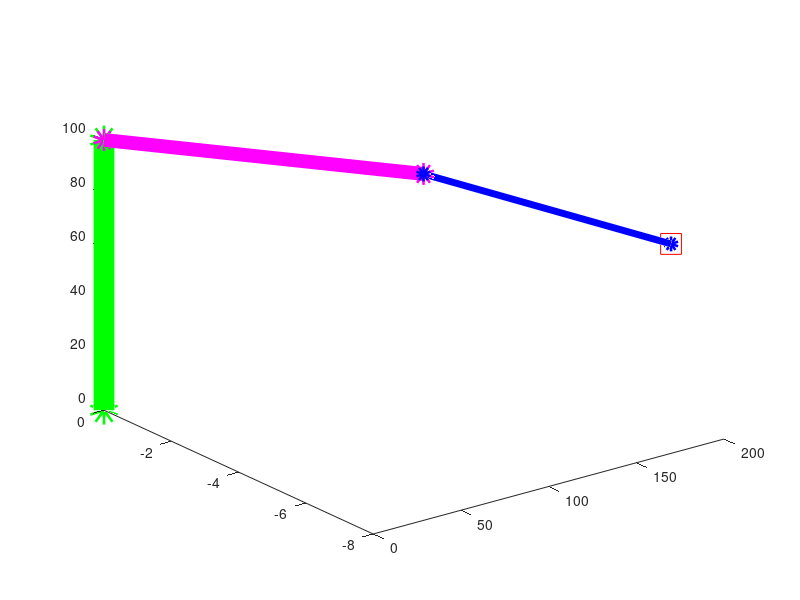

Recreate this plot in MATLAB. (Note: this script raises an error after producing the figure.)
%
%  Robot Arm with PID controller simulation.
% 
 
L1 = 100; L2 = 100; L3 = 80;        % Length of arms
delta=0.1;      % Time duration
period = 70 ;     % Time Length
I1=1; c1=1;  I2 = 1; c2 = 1;  I3 = 1; c3 = 1;       % wheel motor parameters 
 
Zc = 0.001;       % We set a PID zero as Zc.
kd1 = 1 ;  kp1 = kd1 * (c1 / I1 + Zc);  ki1 = kd1 * c1 * Zc / I1;     % PID parameters for L1.   
kd2 = 1 ;  kp2 = kd2 * (c2 / I2 + Zc);  ki2 = kd2 * c2 * Zc / I2;     % PID parameters for L2.
kd3 = 1 ;  kp3 = kd3 * (c3 / I3 + Zc);  ki3 = kd3 * c3 * Zc / I3;     % PID parameters for L3. 
 
%Z1 = 10;  Z2 = 50; 
%kd1 = 40 ;  kp1 = kd1 * (Z1+Z2);  ki1 = kd1 * Z1*Z2;     % PID parameters for L1.   
%kd2 = 40 ;  kp2 = kd2 * (Z1+Z2);  ki2 = kd2 * Z1*Z2;     % PID parameters for L2.
%kd3 = 40 ;  kp3 = kd3 * (Z1+Z2);  ki3 = kd3 * Z1*Z2;     % PID parameters for L3.
 
%kd1 = 1; kp1 = 1.001; ki1 = 0.001;
%kd2 = 1; kp2 = 1.001; ki2 = 0.001;
%kd3 = 1; kp3 = 1.001; ki3 = 0.001;
 
for k=1:10,         % Give the initial position of Objects.
    ObX(k) =rand*200-100; ObY(k)=rand*200 - 100;
    ObZ(k)=5;
end       
 
for i=1:10,     % Calculate the desired value of theta of the objects.
    xd = ObX(i); yd = ObY(i); zd = ObZ(i);
    d = sqrt(xd^2+yd^2+(zd-L1)^2);
    D = (d^2-L2^2-L3^2)/(2*L2*L3);
    E = (L2^2+d^2-L3^2)/(2*L2*d);
    beta = atan2(sqrt(1-E^2),E);
    alpha = atan2(zd-L1,sqrt(xd^2+yd^2));
    Obth3(i) = atan2(-sqrt(1-D^2),D);
    Obth2(i) = alpha+beta;
    Obth1(i) = atan2(yd,xd);
end
 
for i=1:10,     % Calculate the desired value of theta of the stack.
    xd = 100; yd = 0; zd = 10*i - 5;
    d = sqrt(xd^2+yd^2+(zd-L1)^2);
    D = (d^2-L2^2-L3^2)/(2*L2*L3);
    E = (L2^2+d^2-L3^2)/(2*L2*d);
    beta = atan2(sqrt(1-E^2),E);
    alpha = atan2(zd-L1,sqrt(xd^2+yd^2));
    Stth3(i) = atan2(-sqrt(1-D^2),D);
    Stth2(i) = alpha+beta;
    Stth1(i) = atan2(yd,xd);
end
 
for i=1:10,     % Calculate the desired value of theta of the midway, which goes from object to stack.
    xd = (ObX(i)+100)/2; yd = ObY(i)/2; zd = 120;
    d = sqrt(xd^2+yd^2+(zd-L1)^2);
    D = (d^2-L2^2-L3^2)/(2*L2*L3);
    E = (L2^2+d^2-L3^2)/(2*L2*d);
    beta = atan2(sqrt(1-E^2),E);
    alpha = atan2(zd-L1,sqrt(xd^2+yd^2));
    MdOth3(i) = atan2(-sqrt(1-D^2),D);
    MdOth2(i) = alpha+beta;
    MdOth1(i) = atan2(yd,xd);
end
 
for i=1:10,     % Calculate the desired value of theta of the midway, which goes from stack to object.
    if(i ==10)  xd = 50; yd = 50; zd = 120;     % Final position.
    else  xd = (ObX(i+1)+100)/2; yd = ObY(i+1)/2; zd = 120;
    end
    d = sqrt(xd^2+yd^2+(zd-L1)^2);
    D = (d^2-L2^2-L3^2)/(2*L2*L3);
    E = (L2^2+d^2-L3^2)/(2*L2*d);
    beta = atan2(sqrt(1-E^2),E);
    alpha = atan2(zd-L1,sqrt(xd^2+yd^2));
    MdSth3(i) = atan2(-sqrt(1-D^2),D);
    MdSth2(i) = alpha+beta;
    MdSth1(i) = atan2(yd,xd);
end
 
    m1(1)=0;  m1(2)=0;      % initial setting for motor's angle
    m2(1)=0;  m2(2)=0;
    m3(1)=0;  m3(2)=0;
    m1prev = 0; m2prev = 0; m3prev = 0;
 
for i=1:10,     % i denotes the object's number.
    r1 = Obth1(i) * ones(1,period);     % reference input is step function
    r2 = Obth2(i) * ones(1,period);     % reference input is step function
    r3 = Obth3(i) * ones(1,period);     % reference input is step function
 
    e1(1)=0; e1(2)=0;       % Set the initial error
    e2(1)=0; e2(2)=0;       % Set the initial error
    e3(1)=0; e3(2)=0;       % Set the initial error
    
    t1(1)=0;  t1(2)=0;     % initial setting for torque
    t2(1)=0;  t2(2)=0;
    t3(1)=0;  t3(2)=0;
 
    m1(1)=m1prev;  m1(2)=m1prev;        % initial motor's angle position
    m2(1)=m2prev;  m2(2)=m2prev;
    m3(1)=m3prev;  m3(2)=m3prev;
 
    for n=3:period,         % Robot move toward object to pick it up.
        e1(n) = r1(n)-m1(n-1);
        t1(n)=t1(n-1)+kp1*(e1(n)-e1(n-1))+ki1*e1(n)*delta+kd1*(e1(n)-2*e1(n-1)+e1(n-2))/ delta; 
        m1(n)=( (2*I1+c1*delta)*m1(n-1) - I1*m1(n-2) + delta^2*t1(n) ) / ( I1 + c1*delta);       % Calculate motor1's angle position
        
        e2(n) = r2(n)-m2(n-1);
        t2(n)=t2(n-1)+kp2*(e2(n)-e2(n-1))+ki2*e2(n)*delta+kd2*(e2(n)-2*e2(n-1)+e2(n-2))/ delta; 
        m2(n)=( (2*I2+c2*delta)*m2(n-1) - I2*m2(n-2) + delta^2*t2(n) ) / ( I2 + c2*delta);       % Calculate motor2's angle position
        
        e3(n) = r3(n)-m3(n-1);
        t3(n)=t3(n-1)+kp3*(e3(n)-e3(n-1))+ki3*e3(n)*delta+kd3*(e3(n)-2*e3(n-1)+e3(n-2))/ delta; 
        m3(n)=( (2*I3+c3*delta)*m3(n-1) - I3*m3(n-2) + delta^2*t3(n) ) / ( I3 + c3*delta);       % Calculate motor3's angle position
 
        Lx3=cos(m1(n))*(L2*cos(m2(n))+L3*cos(m2(n)+m3(n)));     % Forward kinematics for drawing L3 arm.
        Ly3=sin(m1(n))*(L2*cos(m2(n))+L3*cos(m2(n)+m3(n)));
        Lz3=L1+L2*sin(m2(n))+L3*sin(m2(n)+m3(n)); 
        
        Lx2=cos(m1(n))*L2*cos(m2(n));       % Forward kinematics for drawing L2 arm.
        Ly2=sin(m1(n))*L2*cos(m2(n)); 
        Lz2=L1+L2*sin(m2(n)); 
    
        Lx1=0; Ly1=0; Lz1=L1;       % Forward kinematics for drawing L1 arm.
        Lx0=0; Ly0=0; Lz0=0;        % base position (0,0,0)
%%%%%%%%%%%%%%%%%%%%%%%%%%%%%%%%%%%% FIgure(4)%%%%%%%%%%%%%%%%%%%%%%%%%%%%%
        figure(4);
        plot3([Lx0 Lx1], [Ly0 Ly1], [Lz0 Lz1], 'go-', 'LineWidth', 15);     % Draw L1 arm.
        hold on
        plot3([Lx1 Lx2], [Ly1 Ly2], [Lz1 Lz2], 'mo-', 'LineWidth', 10);     % Draw L2 arm.
        plot3([Lx2 Lx3], [Ly2 Ly3], [Lz2 Lz3], 'bo-','LineWidth', 5);       % Draw L3 arm.
        plot3(Lx3,Ly3,Lz3, 'rs-', 'MarkerSize', 15);    % Draw the robot's hand.
        for k=1:10, drawObject(ObX(k),ObY(k),ObZ(k)-5); end       % draw 10 cylindrical objects   
        xlabel('X'); ylabel('Y'); zlabel('Z');
        axis([-200 200 -200 200 -10 200])
        view(30,30);
        grid on
        pause(0.01); % pause makes small delay for the next drawing  
        hold off
%%%%%%%%%%%%%%%%%%%%%%%%%%%%%%%%%%%%%%%%%%%%%%%%%%%%%%%%%%%%%%%%%%%%%%%%%%%
 
%%%%%%%%%%%%%%%%%%%%%%%%%%%%%%%%%%%% FIgure(2)%%%%%%%%%%%%%%%%%%%%%%%%%%%%%
%        figure(2); hold on;     % Draw end effector's trajectories in the 3-dimensional space.
%        plot3(Lx3,Ly3,Lz3, 'rs-', 'MarkerSize', 15);    % Draw the robot's hand.
%        view(30,30);
%        hold off;
%%%%%%%%%%%%%%%%%%%%%%%%%%%%%%%%%%%%%%%%%%%%%%%%%%%%%%%%%%%%%%%%%
    end
    
        m1prev = m1(n);  m2prev = m2(n);  m3prev = m3(n);
 
%%%%%%%%%%%%%%%% Figure(1)  Draw the graph of transient angular position in time course. %%%%%%%%%%%%%%%%%%%%%%%%  
%    figure(1);
%    plot((1:period)*delta - delta, r1);     % Plot the transient response graphs for angular position.
%    hold on
%    plot((1:period)*delta - delta, m1);
%    plot((1:period)*delta - delta, r2);
%    plot((1:period)*delta - delta, m2);
%    plot((1:period)*delta - delta, r3);
%    plot((1:period)*delta - delta, m3);
%    hold off
%    pause;
%%%%%%%%%%%%%%%%%%%%%%%%%%%%%%%%%%%%%%%%%%%%%%%%%%%%%%%%%%%%%%%%%%%%%%%%%%%%%%%%%%%%%%%%%%%%%%%%%%%%%            
        
    r1 = MdOth1(i) * ones(1,period);        % reference input is step function
    r2 = MdOth2(i) * ones(1,period);        % reference input is step function
    r3 = MdOth3(i) * ones(1,period);        % reference input is step function
    
    e1(1)=0; e1(2)=0;       % Set the initial error
    e2(1)=0; e2(2)=0;       % Set the initial error
    e3(1)=0; e3(2)=0;       % Set the initial error
    
    t1(1)=0;  t1(2)=0;     % initial setting for torque
    t2(1)=0;  t2(2)=0;
    t3(1)=0;  t3(2)=0;
 
    m1(1)=m1prev;  m1(2)=m1prev;        % initial motor's angle position
    m2(1)=m2prev;  m2(2)=m2prev;
    m3(1)=m3prev;  m3(2)=m3prev;    
    
    for n=3:period,         % Robot moves toward midway from obejct to stack.
        e1(n) = r1(n)-m1(n-1);
        t1(n)=t1(n-1)+kp1*(e1(n)-e1(n-1))+ki1*e1(n)*delta+kd1*(e1(n)-2*e1(n-1)+e1(n-2))/ delta; 
        m1(n)=( (2*I1+c1*delta)*m1(n-1) - I1*m1(n-2) + delta^2*t1(n) ) / ( I1 + c1*delta);       % Calculate motor1's angle position
        
        e2(n) = r2(n)-m2(n-1);
        t2(n)=t2(n-1)+kp2*(e2(n)-e2(n-1))+ki2*e2(n)*delta+kd2*(e2(n)-2*e2(n-1)+e2(n-2))/ delta; 
        m2(n)=( (2*I2+c2*delta)*m2(n-1) - I2*m2(n-2) + delta^2*t2(n) ) / ( I2 + c2*delta);       % Calculate motor2's angle position
        
        e3(n) = r3(n)-m3(n-1);
        t3(n)=t3(n-1)+kp3*(e3(n)-e3(n-1))+ki3*e3(n)*delta+kd3*(e3(n)-2*e3(n-1)+e3(n-2))/ delta; 
        m3(n)=( (2*I3+c3*delta)*m3(n-1) - I3*m3(n-2) + delta^2*t3(n) ) / ( I3 + c3*delta);       % Calculate motor3's angle position
 
        Lx3=cos(m1(n))*(L2*cos(m2(n))+L3*cos(m2(n)+m3(n)));     % Forward kinematics for drawing L3 arm.
        Ly3=sin(m1(n))*(L2*cos(m2(n))+L3*cos(m2(n)+m3(n)));
        Lz3=L1+L2*sin(m2(n))+L3*sin(m2(n)+m3(n)); 
        
        Lx2=cos(m1(n))*L2*cos(m2(n));       % Forward kinematics for drawing L2 arm.
        Ly2=sin(m1(n))*L2*cos(m2(n)); 
        Lz2=L1+L2*sin(m2(n)); 
    
        Lx1=0; Ly1=0; Lz1=L1;       % Forward kinematics for drawing L1 arm.
        Lx0=0; Ly0=0; Lz0=0;        % base position (0,0,0)
        
        ObX(i) = Lx3;  ObY(i) = Ly3;  ObZ(i) = Lz3;
 
%%%%%%%%%%%%%%%%%%%%%%%%%%%%%%%%%%%% FIgure(4)%%%%%%%%%%%%%%%%%%%%%
        figure(4);
        plot3([Lx0 Lx1], [Ly0 Ly1], [Lz0 Lz1], 'go-', 'LineWidth', 15);     % Draw L1 arm.
        hold on
        plot3([Lx1 Lx2], [Ly1 Ly2], [Lz1 Lz2], 'mo-', 'LineWidth', 10);     % Draw L2 arm.
        plot3([Lx2 Lx3], [Ly2 Ly3], [Lz2 Lz3], 'bo-','LineWidth', 5);       % Draw L3 arm.
        plot3(Lx3,Ly3,Lz3, 'rs-','MarkerSize', 15);    % Draw the robot's hand.
        for k=1:10, drawObject(ObX(k),ObY(k),ObZ(k)-5); end       % draw 10 cylindrical objects   
        xlabel('X'); ylabel('Y'); zlabel('Z');
        axis([-200 200 -200 200 -10 200])
        view(30,30);
        grid on
        pause(0.01); % pause makes small delay for the next drawing  
        hold off
%%%%%%%%%%%%%%%%%%%%%%%%%%%%%%%%%%%%%%%%%%%%%%%%%%%%%%%       
 
%%%%%%%%%%%%%%%%%%%%%%%%%%%%%%%%%%%% FIgure(2)%%%%%%%%%%%%%%%%%%%%%
%        figure(2); hold on;     % Draw end effector's trajectories in the 3-dimensional space.
%        plot3(Lx3,Ly3,Lz3, 'rs-', 'MarkerSize', 15);    % Draw the robot's hand.
%        view(30,30);
%        hold off;
%%%%%%%%%%%%%%%%%%%%%%%%%%%%%%%%%%%%%%%%%%%%%%%%%%%%%%%%%        
    end
    
    m1prev = m1(n);  m2prev = m2(n);  m3prev = m3(n);
 
%%%%%%%%%%%%%%%% Figure(1)   Draw the graph of transient angular position in time course. %%%%%%%%%%%%%%%%%%%%%%%%  
%    figure(1);
%    plot((1:period)*delta - delta, r1);     % Plot the transient response graphs for angular position.
%    hold on
%    plot((1:period)*delta - delta, m1);
%    plot((1:period)*delta - delta, r2);
%    plot((1:period)*delta - delta, m2);
%    plot((1:period)*delta - delta, r3);
%    plot((1:period)*delta - delta, m3);
%    hold off
%    pause;
%%%%%%%%%%%%%%%%%%%%%%%%%%%%%%%%%%%%%%%%%%%%%%%%%%%%%%%%%%%%%%%%%%%%%%%%%%%%%%%%%%%%%%%%%%%%%%%%%%%%%        
    
    r1 = Stth1(i) * ones(1,period);     % reference input is step function
    r2 = Stth2(i) * ones(1,period);     % reference input is step function
    r3 = Stth3(i) * ones(1,period);     % reference input is step function
    
    e1(1)=0; e1(2)=0;       % Set the initial error
    e2(1)=0; e2(2)=0;       % Set the initial error
    e3(1)=0; e3(2)=0;       % Set the initial error
    
    t1(1)=0;  t1(2)=0;     % initial setting for torque
    t2(1)=0;  t2(2)=0;
    t3(1)=0;  t3(2)=0;
 
    m1(1)=m1prev;  m1(2)=m1prev;        % initial motor's angle position
    m2(1)=m2prev;  m2(2)=m2prev;
    m3(1)=m3prev;  m3(2)=m3prev;    
    
    for n=3:period,         % Robot move toward stack to pile the objects.
        e1(n) = r1(n)-m1(n-1);
        t1(n)=t1(n-1)+kp1*(e1(n)-e1(n-1))+ki1*e1(n)*delta+kd1*(e1(n)-2*e1(n-1)+e1(n-2))/ delta; 
        m1(n)=( (2*I1+c1*delta)*m1(n-1) - I1*m1(n-2) + delta^2*t1(n) ) / ( I1 + c1*delta);       % Calculate motor1's angle position
        
        e2(n) = r2(n)-m2(n-1);
        t2(n)=t2(n-1)+kp2*(e2(n)-e2(n-1))+ki2*e2(n)*delta+kd2*(e2(n)-2*e2(n-1)+e2(n-2))/ delta; 
        m2(n)=( (2*I2+c2*delta)*m2(n-1) - I2*m2(n-2) + delta^2*t2(n) ) / ( I2 + c2*delta);       % Calculate motor2's angle position
        
        e3(n) = r3(n)-m3(n-1);
        t3(n)=t3(n-1)+kp3*(e3(n)-e3(n-1))+ki3*e3(n)*delta+kd3*(e3(n)-2*e3(n-1)+e3(n-2))/ delta; 
        m3(n)=( (2*I3+c3*delta)*m3(n-1) - I3*m3(n-2) + delta^2*t3(n) ) / ( I3 + c3*delta);       % Calculate motor3's angle position
 
        Lx3=cos(m1(n))*(L2*cos(m2(n))+L3*cos(m2(n)+m3(n)));     % Forward kinematics for drawing L3 arm.
        Ly3=sin(m1(n))*(L2*cos(m2(n))+L3*cos(m2(n)+m3(n)));
        Lz3=L1+L2*sin(m2(n))+L3*sin(m2(n)+m3(n)); 
        
        Lx2=cos(m1(n))*L2*cos(m2(n));       % Forward kinematics for drawing L2 arm.
        Ly2=sin(m1(n))*L2*cos(m2(n)); 
        Lz2=L1+L2*sin(m2(n)); 
    
        Lx1=0; Ly1=0; Lz1=L1;       % Forward kinematics for drawing L1 arm.
        Lx0=0; Ly0=0; Lz0=0;        % base position (0,0,0)
        
        ObX(i) = Lx3;  ObY(i) = Ly3;  ObZ(i) = Lz3;
 
%%%%%%%%%%%%%%%%%%%%%%%%%%%%%%%%%%%% FIgure(4)%%%%%%%%%%%%%%%%%%%%%        
        figure(4);
        plot3([Lx0 Lx1], [Ly0 Ly1], [Lz0 Lz1], 'go-', 'LineWidth', 15);     % Draw L1 arm.
        hold on
        plot3([Lx1 Lx2], [Ly1 Ly2], [Lz1 Lz2], 'mo-', 'LineWidth', 10);     % Draw L2 arm.
        plot3([Lx2 Lx3], [Ly2 Ly3], [Lz2 Lz3], 'bo-','LineWidth', 5);       % Draw L3 arm.
        plot3(Lx3,Ly3,Lz3, 'rs-','MarkerSize', 15);    % Draw the robot's hand.
        for k=1:10, drawObject(ObX(k),ObY(k),ObZ(k)-5); end       % draw 10 cylindrical objects   
        xlabel('X'); ylabel('Y'); zlabel('Z');
        axis([-200 200 -200 200 -10 200])
        view(30,30);
        grid on
        pause(0.01); % pause makes small delay for the next drawing  
        hold off
%%%%%%%%%%%%%%%%%%%%%%%%%%%%%%%%%%%%%%%%%%%%%%%%%%%%%%%%%
 
%%%%%%%%%%%%%%%%%%%%%%%%%%%%%%%%%%%% FIgure(2)%%%%%%%%%%%%%%%%%%%%%
%        figure(2); hold on;     % Draw end effector's trajectories in the 3-dimensional space.
%        plot3(Lx3,Ly3,Lz3, 'rs-', 'MarkerSize', 15);    % Draw the robot's hand.
%        view(30,30);
%        hold off;
%%%%%%%%%%%%%%%%%%%%%%%%%%%%%%%%%%%%%%%%%%%%%%%%%%%%%%%%%        
    end
    
    m1prev = m1(n);  m2prev = m2(n);  m3prev = m3(n);
 
%%%%%%%%%%%%%%%% Figure(1)   Draw the graph of transient angular position in time course. %%%%%%%%%%%%%%%%%%%%%%%%  
%    figure(1);
%    plot((1:period)*delta - delta, r1);     % Plot the transient response graphs for angular position.
%    hold on
%    plot((1:period)*delta - delta, m1);
%    plot((1:period)*delta - delta, r2);
%    plot((1:period)*delta - delta, m2);
%    plot((1:period)*delta - delta, r3);
%    plot((1:period)*delta - delta, m3);
%    hold off
%    pause;
%%%%%%%%%%%%%%%%%%%%%%%%%%%%%%%%%%%%%%%%%%%%%%%%%%%%%%%%%%%%%%%%%%%%%%%%%%%%%%%%%%%%%%%%%%%%%%%%%%%%%        
    
    r1 = MdSth1(i) * ones(1,period);        % reference input is step function
    r2 = MdSth2(i) * ones(1,period);        % reference input is step function
    r3 = MdSth3(i) * ones(1,period);        % reference input is step function
    
    e1(1)=0; e1(2)=0;       % Set the initial error
    e2(1)=0; e2(2)=0;       % Set the initial error
    e3(1)=0; e3(2)=0;       % Set the initial error
    
    t1(1)=0;  t1(2)=0;     % initial setting for torque
    t2(1)=0;  t2(2)=0;
    t3(1)=0;  t3(2)=0;
 
    m1(1)=m1prev;  m1(2)=m1prev;        % initial motor's angle position
    m2(1)=m2prev;  m2(2)=m2prev;
    m3(1)=m3prev;  m3(2)=m3prev;    
    
    for n=3:period,         % Robot moves toward midway from stack to object.
        e1(n) = r1(n)-m1(n-1);
        t1(n)=t1(n-1)+kp1*(e1(n)-e1(n-1))+ki1*e1(n)*delta+kd1*(e1(n)-2*e1(n-1)+e1(n-2))/ delta; 
        m1(n)=( (2*I1+c1*delta)*m1(n-1) - I1*m1(n-2) + delta^2*t1(n) ) / ( I1 + c1*delta);       % Calculate motor1's angle position
        
        e2(n) = r2(n)-m2(n-1);
        t2(n)=t2(n-1)+kp2*(e2(n)-e2(n-1))+ki2*e2(n)*delta+kd2*(e2(n)-2*e2(n-1)+e2(n-2))/ delta; 
        m2(n)=( (2*I2+c2*delta)*m2(n-1) - I2*m2(n-2) + delta^2*t2(n) ) / ( I2 + c2*delta);       % Calculate motor2's angle position
        
        e3(n) = r3(n)-m3(n-1);
        t3(n)=t3(n-1)+kp3*(e3(n)-e3(n-1))+ki3*e3(n)*delta+kd3*(e3(n)-2*e3(n-1)+e3(n-2))/ delta; 
        m3(n)=( (2*I3+c3*delta)*m3(n-1) - I3*m3(n-2) + delta^2*t3(n) ) / ( I3 + c3*delta);       % Calculate motor3's angle position
 
        Lx3=cos(m1(n))*(L2*cos(m2(n))+L3*cos(m2(n)+m3(n)));     % Forward kinematics for drawing L3 arm.
        Ly3=sin(m1(n))*(L2*cos(m2(n))+L3*cos(m2(n)+m3(n)));
        Lz3=L1+L2*sin(m2(n))+L3*sin(m2(n)+m3(n)); 
        
        Lx2=cos(m1(n))*L2*cos(m2(n));       % Forward kinematics for drawing L2 arm.
        Ly2=sin(m1(n))*L2*cos(m2(n)); 
        Lz2=L1+L2*sin(m2(n)); 
    
        Lx1=0; Ly1=0; Lz1=L1;       % Forward kinematics for drawing L1 arm.
        Lx0=0; Ly0=0; Lz0=0;        % base position (0,0,0)
 
%%%%%%%%%%%%%%%%%%%%%%%%%%%%%%%%%%%% FIgure(4)%%%%%%%%%%%%%%%%%%%%%        
        figure(4);        
        plot3([Lx0 Lx1], [Ly0 Ly1], [Lz0 Lz1], 'go-', 'LineWidth', 15);     % Draw L1 arm.
        hold on
        plot3([Lx1 Lx2], [Ly1 Ly2], [Lz1 Lz2], 'mo-', 'LineWidth', 10);     % Draw L2 arm.
        plot3([Lx2 Lx3], [Ly2 Ly3], [Lz2 Lz3], 'bo-','LineWidth', 5);       % Draw L3 arm.
        plot3(Lx3,Ly3,Lz3, 'rs-','MarkerSize', 15);    % Draw the robot's hand.
        for k=1:10, drawObject(ObX(k),ObY(k),ObZ(k)-5); end       % draw 10 cylindrical objects   
        
        xlabel('X'); ylabel('Y'); zlabel('Z');
        axis([-200 200 -200 200 -10 200])
        view(30,30);
        grid on
        pause(0.01); % pause makes small delay for the next drawing  
        hold off
%%%%%%%%%%%%%%%%%%%%%%%%%%%%%%%%%%%%%%%%%%%%%%%%%%%%%%%%%
 
%%%%%%%%%%%%%%%%%%%%%%%%%%%%%%%%%%%% FIgure(2)%%%%%%%%%%%%%%%%%%%%%
%        figure(2); hold on;     % Draw end effector's trajectories in the 3-dimensional space.
%        plot3(Lx3,Ly3,Lz3, 'rs-', 'MarkerSize', 15);    % Draw the robot's hand.
%        view(30,30);
%        hold off;
%%%%%%%%%%%%%%%%%%%%%%%%%%%%%%%%%%%%%%%%%%%%%%%%%%%%%%%%%        
    end
    
    m1prev = m1(n);  m2prev = m2(n);  m3prev = m3(n);
 
%%%%%%%%%%%%%%%% Figure(1)   Draw the graph of transient angular position in time course. %%%%%%%%%%%%%%%%%%%%%%%%  
%    figure(1);
%    plot((1:period)*delta - delta, r1);     % Plot the transient response graphs for angular position.
%    hold on
%    plot((1:period)*delta - delta, m1);
%    plot((1:period)*delta - delta, r2);
%    plot((1:period)*delta - delta, m2);
%    plot((1:period)*delta - delta, r3);
%    plot((1:period)*delta - delta, m3);
%    hold off
%    pause;
%%%%%%%%%%%%%%%%%%%%%%%%%%%%%%%%%%%%%%%%%%%%%%%%%%%%%%%%%%%%%%%%%%%%%%%%%%%%%%%%%%%%%%%%%%%%%%%%%%%%%    
 
end

